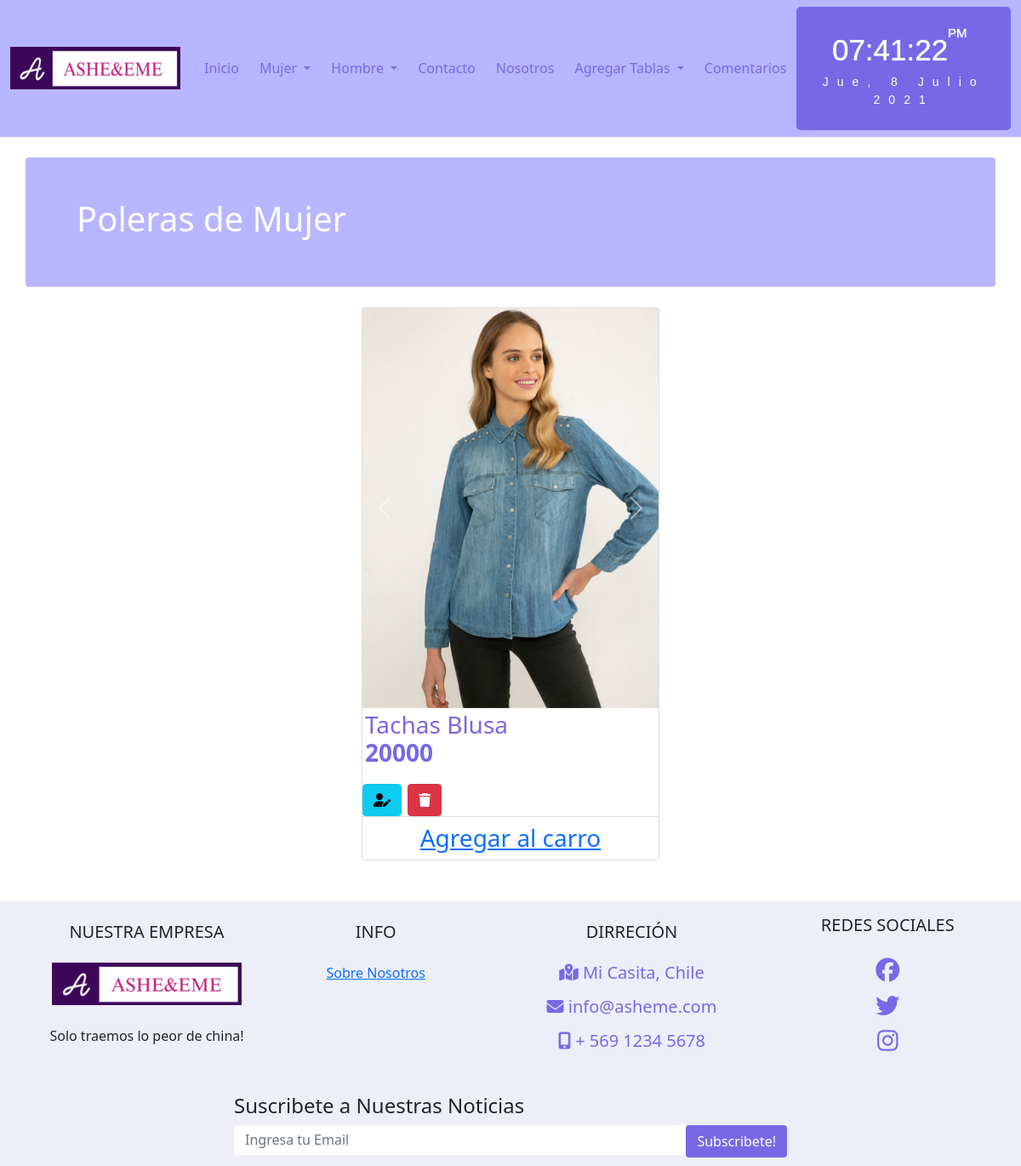
/pol_mujer, run on an earlier commit of the app's database.
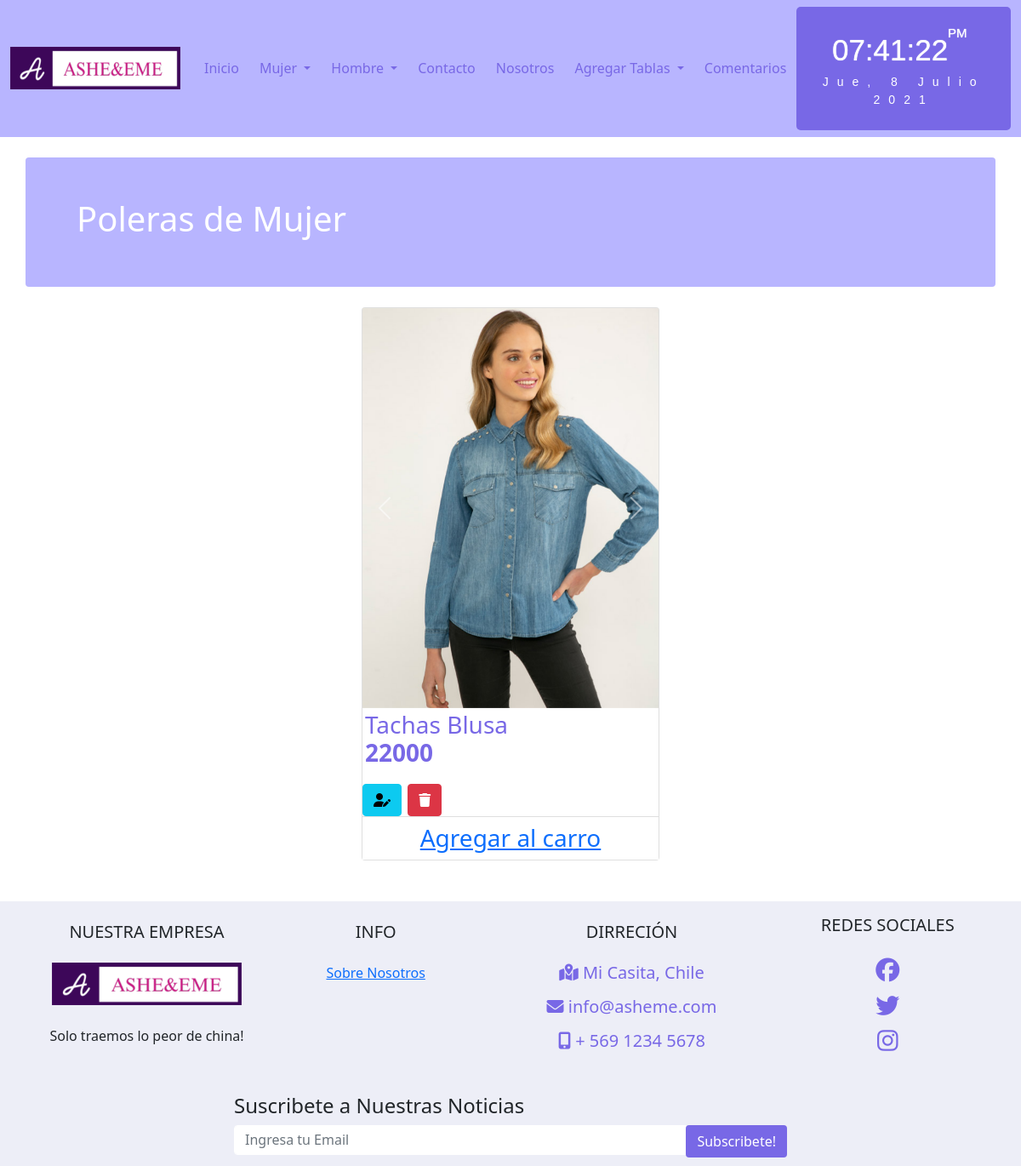
And on a later commit of the database.
### asheeme/models.py (models this page shows, shortened)
class Producto(models.Model):
    idProducto = models.CharField(primary_key=True, max_length=10,verbose_name='Código')
    descripcion = models.CharField(max_length=100,verbose_name='Descripción')
    precio = models.IntegerField(verbose_name='Precio Unitario')
    marca = models.CharField(max_length=100,verbose_name='Marca')
    imagen = models.ImageField(verbose_name='Imagen',upload_to='productos',null=True,blank=True)
    tipo = models.ForeignKey(Tipo, on_delete=models.CASCADE)
    class Meta:
            verbose_name = 'producto'
            verbose_name_plural = 'productos'
            ordering = ["descripcion"]

### asheeme/views.py (the view)
# urls.py: path('pol_mujer', pol_mujer, name='pol_mujer'),
def pol_mujer(request):
    productos = Producto.objects.all()
    return render(request, "asheeme/pol_mujer.html",{'productos':productos})

### asheeme/templates/asheeme/pol_mujer.html (shortened to what this page needs)
{% extends 'asheeme/base.html' %}
{% load static %}
{% block content %}
    <div class="container justify-content-center">
        <div class="row  text-white rounded p-5 mt-4 mb-4" style="background-color: #b8b5ff;">
            <h1>Poleras de Mujer</h1>
        </div>
        <div class="row">
            <div class="table-responsive">
                <table id="tabla_productos" class="table table-striped table-hover" >
                    <div class="container">
                        <div class="row">
                          <div class="col-sm">
                          </div>
                          <div class="col-sm">
                            {% for producto in productos %}
                                {% if producto.tipo.nombreTipo == "Polera Mujer" %}
                                <h3><div class="card mb-3-justify-content-center" style="width: 350px;">
                                    <div id="carousel" class="carousel slide" data-ride="carousel">
                                    <ol class="carousel-indicators">
                                        <li data-target="#carousel" data-slide-to="0" class="active"></li>
                                    </ol>
                                    <div class="carousel-inner" role="listbox">
                                        <div class="carousel-item active">
                                        {% if producto.imagen %}
                                            <img class="img-producto" style="width: 100%;" src="{{producto.imagen.url}}" alt="">
                                        {% else %}
                                            <img class="img-producto" style="width: 100%;" src="{% static 'asheeme/img/image_not_found.jpg' %}" alt="">
                                        {% endif %}
                                        </div>
                                    </div>
                                    <a class="carousel-control-prev" href="#carousel" role="button" data-slide="prev">
                                        <span class="carousel-control-prev-icon" aria-hidden="true"></span>
                                        </a>
                                        <a class="carousel-control-next" href="#carousel" role="button" data-slide="next">
                                        <span class="carousel-control-next-icon" aria-hidden="true"></span>
                                        </a>
                                    </div>
                                    <div class="card-block">
                                    <p class="card-text">
                                        {{producto.marca}}
                                        {{producto.descripcion}}
                                        <br><b id="1"> {{producto.precio}}</b>
                                    </p>
                                    <a class="btn btn-info" href="{% url 'product-update' producto.idProducto %}"><i class="fas fa-user-edit"></i></a>
                                    <a class="btn btn-danger" href="{% url 'product-delete' producto.idProducto %}"><i class="fas fa-trash"></i>                                    </a>
                                    <div class="card-footer">
                                        <a class="boton_personalizado" href="#">Agregar al carro</a>
                                    </div>
                                    </div>
                                </div></h3>
                                {% endif %}
                            {% endfor %}
                          </div>
                          <div class="col-sm">
                          </div>
                        </div>
                    </div>
                </table>
            </div>
        </div>
    </div>
{% endblock %}

### asheeme/templates/asheeme/base.html (shortened to what this page needs)
{% load static %}
<!DOCTYPE html>
<html lang="es-CL">
<head>
    <link href="https://cdn.jsdelivr.net/npm/bootstrap@5.0.1/dist/css/bootstrap.css" rel="stylesheet">
    <link rel="stylesheet" href="{% static 'asheeme/css/style.css' %}">
</head>
<body>
    <body onload="startTime()"></body>
    <nav class="navbar navbar-expand" style="background-color: #b8b5ff; text-emphasis-color: white; text-emphasis-color: white;">
        <div class="container-fluid">
          <a class="navbar-brand" href="#">
              <img src="{% static 'asheeme/img/logo.png' %}" width="200px" height="50px">
          </a>
          <div class="collapse navbar-collapse" id="navbarSupportedContent">
            <ul class="navbar-nav me-auto mb-2 mb-lg-0">
              <li class="nav-item">
                <a class="nav-link active" aria-current="page" href="{% url 'index' %}">Inicio</a>
              </li>
              <li class="nav-item dropdown">
                <a class="nav-link dropdown-toggle" href="#" id="navbarDropdown" role="button" data-bs-toggle="dropdown" aria-expanded="false">
                  Mujer
                </a>
              </li>
              <li class="nav-item dropdown">
                <a class="nav-link dropdown-toggle" href="#" id="navbarDropdown" role="button" data-bs-toggle="dropdown" aria-expanded="false">
                  Hombre
                </a>
              </li>
              <li class="nav-item">
                <a class="nav-link" href="{% url 'contacto' %}">Contacto</a>
              </li>
              <li class="nav-item">
                <a class="nav-link" href="{% url 'aboutus' %}">Nosotros</a>
              </li>
              <li class="nav-item dropdown">
                <a class="nav-link dropdown-toggle" href="#" id="navbarDropdown" role="button" data-bs-toggle="dropdown" aria-expanded="false">
                  Agregar Tablas
                </a>
              </li>
              <li class="nav-item">
                <a class="nav-link" href="{% url 'comentarios' %}">Comentarios</a>
              </li>
            </ul>
            <div id="clockdate">
                <div class="clockdate-wrapper">
                  <div id="clock"></div>
                  <div id="date"></div>
                </div>
              </div>
          </div>
        </div>
      </nav>
    {% block content %}{% endblock %}
    <footer class="page-footer font-small mdb-color lighten-3 pt-4">
        <div style="background-color: #edeef7;">
          <div class="container text-center text-md-left back">
            <div class="row">
              <div class="col-md-4 col-lg-3 mr-auto my-md-4 my-0 mt-4 mb-1 text-center">
                <h5 class="font-weight-bold text-uppercase mb-4">Nuestra Empresa</h5>
                <img src="{% static 'asheeme/img/logo.png' %}" alt="logo" height="50px">
                <br><br>
                <p>Solo traemos lo peor de china!</p>
              </div>
              <div class="col-md-2 col-lg-2 mx-auto my-md-4 my-0 mt-4 mb-1">
                <h5 class="font-weight-bold text-uppercase mb-4">Info</h5>
                <ul class="list-unstyled" >
                  <li>
                    <p>
                      <a href="aboutus.html">Sobre Nosotros</a>
                    </p>
                  </li>
                </ul>
              </div>
              <div class="col-md-2 col-lg-3 mx-auto my-md-4 my-0 mt-4 mb-1">
                <h5 class="font-weight-bold text-uppercase mb-4">Dirreción</h5>
                <ul class="list-unstyled">
                  <h5>
                    <li>
                        <i class="fas fa-map-marked-alt"></i>  Mi Casita, Chile</p>
                    </li>
                    <li>
                      <p>
                        <i class="fas fa-envelope"></i> info@asheme.com</p>
                    </li>
                    <li>
                      <p>
                        <i class="fas fa-mobile-alt"></i> + 569 1234 5678</p>
                    </li>
                  </h5>
                </ul>
              </div>
              <div class="col-md-2 col-lg-2 text-center mx-auto my-3">
                <h5 class="font-weight-bold text-uppercase mb-4">Redes Sociales</h5>
                <h3><a href="https://facebook.com/"><i class="fab fa-facebook"></i></a></h3>
                <h3><a href="https://twitter.com"><i class="fab fa-twitter"></i></a></h3>
                <h3><a href="https://instagram.com"><i class="fab fa-instagram"></i></a></h3>
              </div>
            </div>
          </div>
          <section class="newsletter text-center">
            <div class="container">
                <div class="row">
                    <div class="col-sm-12">
                        <div class="content">
                            <form>
                                <h4>Suscribete a Nuestras Noticias</h4>
                                <div class="input-group">
                                    <input type="email" class="form-control" placeholder="Ingresa tu Email">
                                    <span class="input-group-btn">
                                        <button class="btn" type="submit">Subscribete!</button>
                                    </span>
                                </div>
                            </form>
                        </div>
                    </div>
                </div>
            </div>
        </section>
        </div>
      </footer>
</body>
</html>

### asheeme/static/asheeme/css/style.css (style rules this page uses)
* { box-sizing: border-box; }
.carousel .carousel-indicators li { width: 10px; height: 10px; border-radius: 50%; }
.list-unstyled { color: #7868e6 ; text-align: center; }
.newsletter { padding: 10px 0; background: #edeef7; }
.newsletter .content { max-width: 650px; margin: 0 auto; text-align: left; position: relative; z-index: 2; }
.newsletter .content .form-control { height: 35px; border-color: #ffffff; border-radius:1; }
.newsletter .content .btn { min-height: 35px; border-radius:1; background: #7868e6; color: #fff; font-weight:400; }
.fab { color: #7868e6; }
.card-footer { text-align: center; background-color: #ffffff }
.card-text { text-align: left; color: #7868e6; font-size: 20; padding: 3px; }
.card-block { background-color: #ffffff }
.navbar { background-color: #edeef7; }
.navbar .navbar-brand { color: #7868e6; }
.navbar .navbar-nav .nav-link { color: #7868e6; border-radius: .25rem; margin: 0 0.25em; }
.navbar .navbar-collapse, .navbar .navbar-form { border-color: #7868e6; }
.clockdate-wrapper { background-color: #7868e6; padding:25px; max-width:350px; width:100%; text-align:center; border-radius:5px; margin:0 auto; margin-top:0%; }
#clock { background-color:#7868e6; font-family: sans-serif; font-size:35px; text-shadow:0px 0px 1px #fff; color:#fff; }
#date { letter-spacing:10px; font-size:14px; font-family:arial,sans-serif; color:#fff; }

What changed in the data, as far as the page shows it:
changed Producto "Tachas": precio "20000" → "22000"
